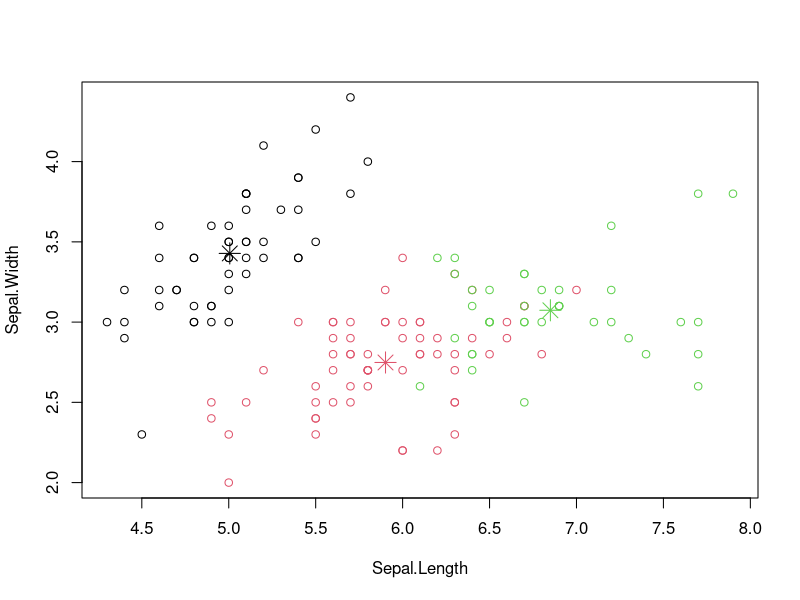
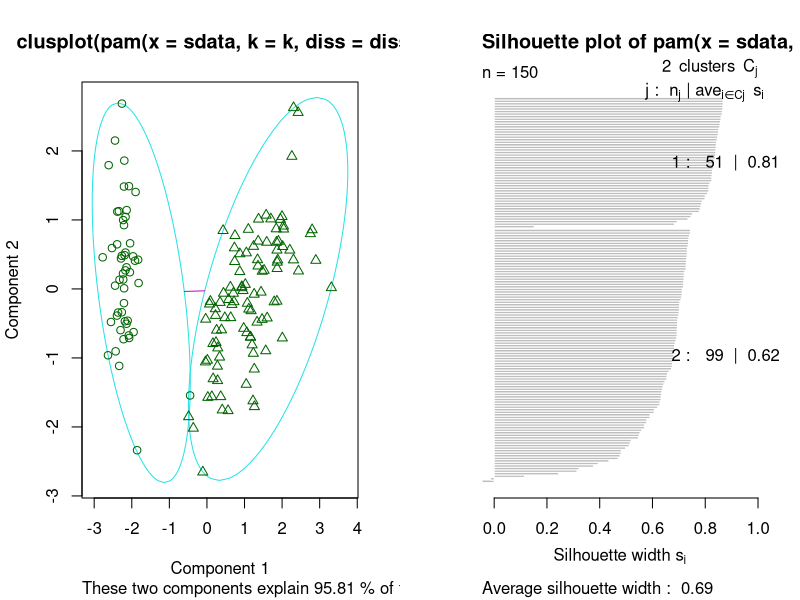
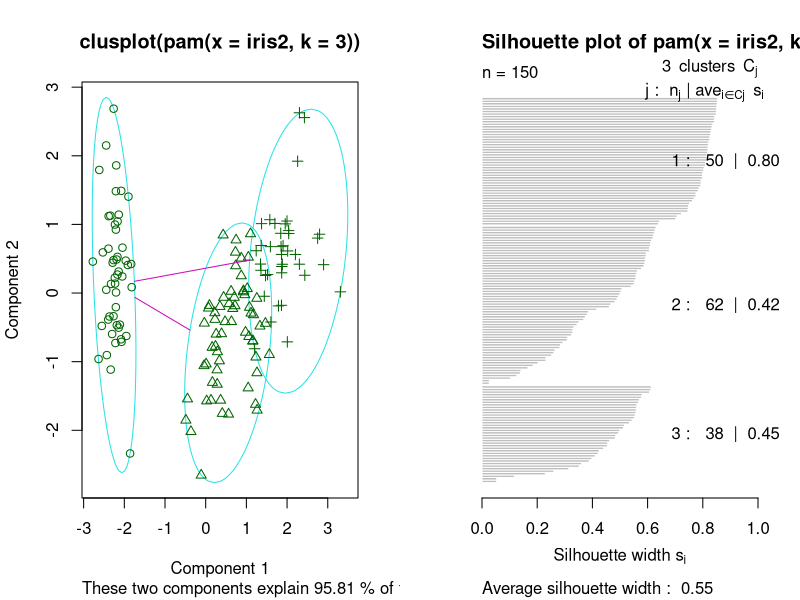
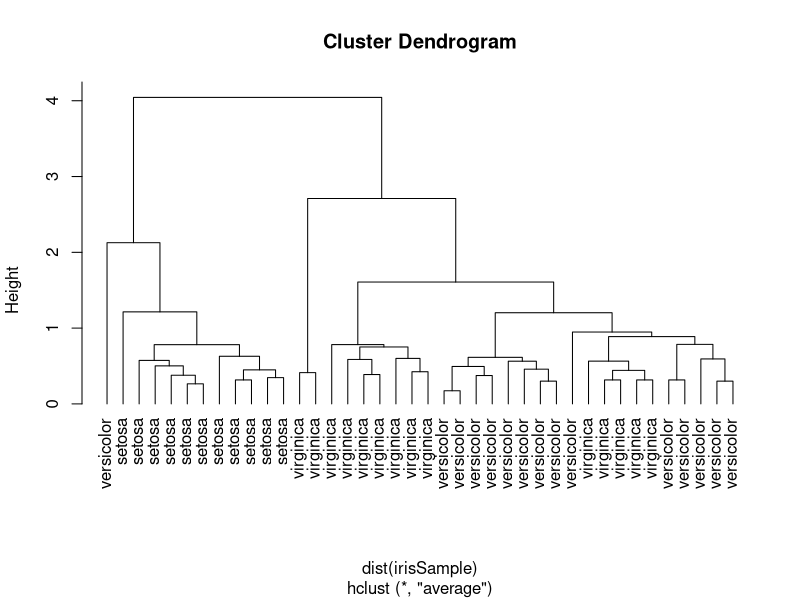

Source code (R) for these figures, in order:
## ---- chunk 1
knitr::opts_chunk$set(echo = TRUE)
## ---- chunk 2
# Load the iris data set into iris
iris2 <- iris

#remove the species variable from the data
iris2$Species <- NULL

#setting a seed to get repeatble results
set.seed(123)
#apply the kmeans tothe iris2 data set. The 3 sets the cluster count to 3
(kmeans.result <- kmeans(iris2, 3))

#compare the actual classifications with the predicted clustering result using a confusion matrix
table(iris$Species, kmeans.result$cluster)
#after running the above code its easy to see that the setosa species is easy to separate from the other species.

#plot the species clusters with Sepal.Length and Sepal.Width
plot(iris2[c("Sepal.Length", "Sepal.Width")], col = kmeans.result$cluster)
points(kmeans.result$centers[,c("Sepal.Length", "Sepal.Width")], col = 1:3,
       pch = 8, cex=2)
#after looking at the graph you can see that the Setosa species (black points) are easily separated while the versicolor and virginica species have some overlap

## ---- chunk 3
#install.packages("fpc")
#install.packages("cluster")

library(fpc)
library(cluster)

pamk.result <- pamk(iris2)

#number of clusters
pamk.result$nc

#check cluster against actual results
table(pamk.result$pamobject$clustering, iris$Species)

#display cluster as a graph
layout(matrix(c(1,2),1,2)) # displays 2 graphs on one row
plot(pamk.result$pamobject)
layout(matrix(1)) # change back to one graph per page

#rerun pam but with 3 clusters
pam.result <- pam(iris2, 3)
table(pam.result$clustering, iris$Species)

#display cluster as a graph
layout(matrix(c(1,2),1,2)) # displays 2 graphs on one row
plot(pam.result)
layout(matrix(1)) # change back to one graph per page
## ---- chunk 4
#get a sample of 40 records and remove the species variable
idx <- sample(1:dim(iris)[1], 40)
irisSample <- iris[idx,]
irisSample$Species <- NULL

#create the cluster
hc <- hclust(dist(irisSample), method="ave")

#plot the cluster
plot(hc, hang = -1, labels=iris$Species[idx])
